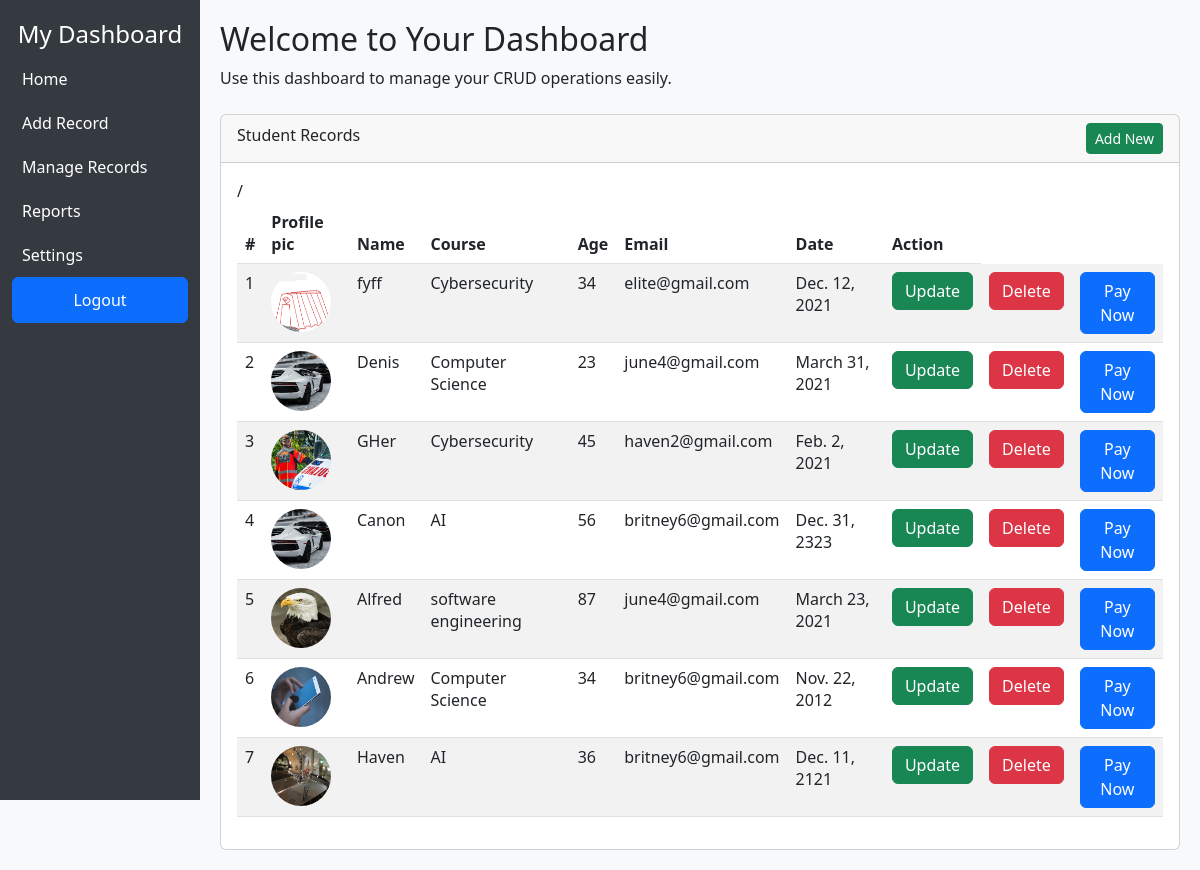
/index/ (signed in), run on the app's committed database.
### Admin/models.py (models this page shows, shortened)
class Student(models.Model):
    name = models.CharField(max_length=20)
    course = models.CharField(max_length=50)
    age = models.IntegerField()
    email = models.EmailField(null=True,blank=True)
    date = models.DateField(default='2021-12-23')
    image = models.ImageField(upload_to = 'students/',null=True,blank=True)

### Admin/views.py (the view)
# urls.py: path('index/', views.index, name='index'),
@login_required
def index(request):
    students = Student.objects.all()
    return render(request, 'index.html', {'students': students})

### Admin/templates/index.html (shortened to what this page needs)
{% load static %}
<html lang="en">
<head>
    <link
      href="https://cdn.jsdelivr.net/npm/bootstrap@5.3.0/dist/css/bootstrap.min.css"
      rel="stylesheet"
    >
    <link rel="stylesheet" href="{% static 'css/main.css'%}">
</head>
<body>
<div class="container-fluid">
    <div class="row">
        <div class="col-md-3 col-lg-2 sidebar">
            <h4 class="text-center">My Dashboard</h4>
            <a href="#">Home</a>
            <a href="{% url 'add_record' %}">Add Record</a>
            <a href="#">Manage Records</a>
            <a href="#">Reports</a>
            <a href="#">Settings</a>
            {% if user.is_authenticated %}
            <a href="{% url 'logout' %}" class="btn btn-primary">Logout</a>
            {% else %}
            <a href="" class="btn btn-primary">Login</a>
            {% endif %}
        </div>
        <div class="col-md-9 col-lg-10 content">
            <h2>Welcome to Your Dashboard</h2>
            <p>Use this dashboard to manage your CRUD operations easily.</p>
            <div class="card mt-4">
                <div class="card-header">
                    Student Records
                    <a href="{% url 'add_record' %}" class="btn btn-success btn-sm float-end">Add New</a>
                </div>
                <div class="card-body">
                    <table class="table table-striped">
                        <thead>
                        <tr>
                            <th>#</th>
                            <th>Profile pic</th>
                            <th>Name</th>
                            <th>Course</th>
                            <th>Age</th>
                            <th>Email</th>
                            <th>Date</th>
                             <th>Action</th>
                        </thead>/
                        <tbody>
                       {% for student in students %}
                        <tr>
                            <td>{{ forloop.counter }}</td>
                            <td>
                                {% if student.image %}
                                <img src="{{ student.image.url }}" alt="" width="60" height="60" style="border-radius:50px">
                                {% else %}
                                No Image
                                {% endif %}
                            </td>
                            <td>{{ student.name }}</td>
                            <td>{{ student.course }}</td>
                            <td>{{ student.age }}</td>
                            <td>{{ student.email }}</td>
                            <td>{{ student.date }}</td>
                            <td>
                                <a href="{% url 'update_record' student.id %}"class="btn btn-success">Update</a>
                            </td>
                            <td><form action="{% url 'delete_record' student.id %}" method="POST"
          onsubmit="return confirm('Are you sure you want to delete {{ student.name }}?');">
        <button type="submit" class="btn btn-danger ">
            Delete
        </button>
    </form>
                            </td>
                            <td>
                           <a href="{% url 'payment' %}" class="btn btn-primary">Pay Now</a>
                           </td>
                       {% endfor %}
                        </tbody>
                    </table>
                </div>
            </div>
        </div>
    </div>
</div>
</body>
</html>

### static/css/main.css (style rules this page uses)
body { background-color: #f8f9fa; }
.sidebar { height: 100vh; background-color: #343a40; color: white; padding-top: 20px; }
.sidebar a { color: white; text-decoration: none; display: block; padding: 10px; }
.content { padding: 20px; }

### data on the page
Student: image (picture), name "fyff", course "Cybersecurity", age "34", email "elite@gmail.com", date "Dec. 12, 2021"
Student: image (picture), name "Denis", course "Computer Science", age "23", email "june4@gmail.com", date "March 31, 2021"
Student: image (picture), name "GHer", course "Cybersecurity", age "45", email "haven2@gmail.com", date "Feb. 2, 2021"
Student: image (picture), name "Canon", course "AI", age "56", email "britney6@gmail.com", date "Dec. 31, 2323"
Student: image (picture), name "Alfred", course "software engineering", age "87", email "june4@gmail.com", date "March 23, 2021"
Student: image (picture), name "Andrew", course "Computer Science", age "34", email "britney6@gmail.com", date "Nov. 22, 2012"
Student: image (picture), name "Haven", course "AI", age "36", email "britney6@gmail.com", date "Dec. 11, 2121"
